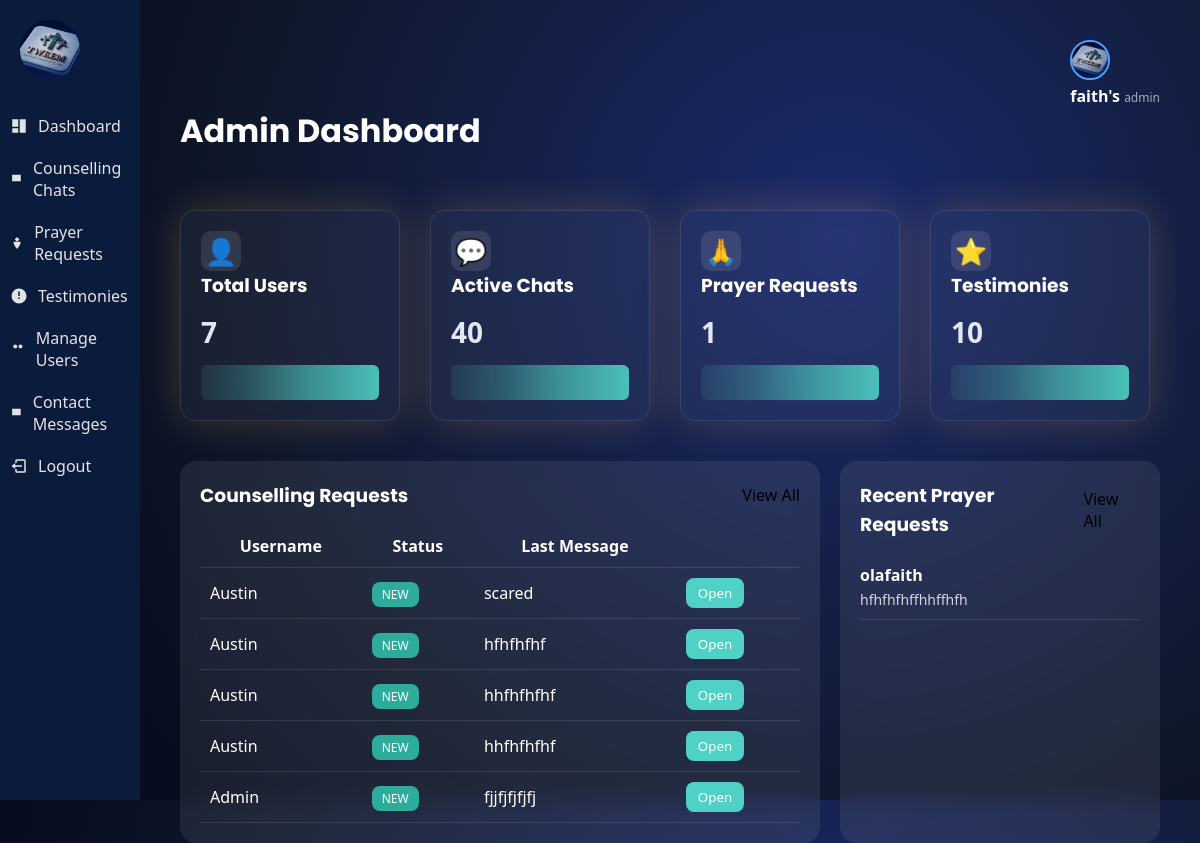
Screenshot of /admin/dashboard (signed in) with the database file from the repository.
### tables this page shows
CREATE TABLE users (
            id INTEGER PRIMARY KEY AUTOINCREMENT,
            name TEXT NOT NULL,
            email TEXT UNIQUE NOT NULL,
            password TEXT NOT NULL
        , role TEXT DEFAULT 'user', profile_pic TEXT, is_verified INTEGER DEFAULT 0, status TEXT DEFAULT 'active', warning TEXT DEFAULT '', reset_token TEXT);

CREATE TABLE counselor_chats (
    id INTEGER PRIMARY KEY AUTOINCREMENT,
    username TEXT,
    sender TEXT,
    message TEXT,
    created_at TIMESTAMP DEFAULT CURRENT_TIMESTAMP
);

CREATE TABLE prayer_requests (
            id INTEGER PRIMARY KEY AUTOINCREMENT,
            user_id INTEGER,
            type TEXT,
            content TEXT,
            visibility TEXT,
            created_at TIMESTAMP DEFAULT CURRENT_TIMESTAMP, username TEXT, Request TEXT, response TEXT, status TEXT DEFAULT 'pending',
            FOREIGN KEY(user_id) REFERENCES users(id)
        );

### app.py (the view)
@app.route("/admin/dashboard")
def admin_dashboard():
    if session.get("role") != "admin":
        return "Access denied"
    conn = sqlite3.connect("database.db")
    conn.row_factory = sqlite3.Row
    cursor = conn.cursor()
    cursor.execute("SELECT COUNT(*) FROM users")
    users = cursor.fetchone()[0]
    cursor.execute("SELECT COUNT(*) FROM counselor_chats")
    chats = cursor.fetchone()[0]
    cursor.execute("SELECT COUNT(*) FROM prayer_requests")
    prayers = cursor.fetchone()[0]
    cursor.execute("SELECT COUNT(*) FROM testimonies")
    testimonies = cursor.fetchone()[0]
    cursor.execute("""
        SELECT username, message
        FROM counselor_chats
        ORDER BY id DESC
        LIMIT 5
    """)
    recent_chats = cursor.fetchall()
    cursor.execute("""
        SELECT username, request
        FROM prayer_requests
        ORDER BY id DESC
        LIMIT 5
        """)
    recent_prayers = cursor.fetchall()
    conn.close()
    return render_template(
        "admin_dashboard.html",
        users=users,
        chats=chats,
        prayers=prayers,
        testimonies=testimonies,
        recent_chats=recent_chats,
        recent_prayers=recent_prayers
    )

### app.py (called while the page is built)
@app.context_processor
def inject_user():
    if "user_id" in session:
        conn = sqlite3.connect("database.db")
        conn.row_factory = sqlite3.Row
        cursor = conn.cursor()
        cursor.execute("SELECT * FROM users WHERE id=?", (session["user_id"],))
        user = cursor.fetchone()
        conn.close()
        return dict(user=user)
    return dict(user=None)

### templates/admin_dashboard.html (shortened to what this page needs)
{% extends "layout.html" %}
{% block content %}
<h1>Admin Dashboard</h1>
<div class="analytics-cards">
<div class="card">
<div class="card-top">
<span class="icon">👤</span>
</div>
<h3>Total Users</h3>
<p>{{ users }}</p>
<div class="mini-graph"></div>
</div>
<div class="card">
<div class="card-top">
<span class="icon">💬</span>
</div>
<h3>Active Chats</h3>
<p>{{ chats }}</p>
<div class="mini-graph"></div>
</div>
<div class="card">
<div class="card-top">
<span class="icon">🙏</span>
</div>
<h3>Prayer Requests</h3>
<p>{{ prayers }}</p>
<div class="mini-graph"></div>
</div>
<div class="card">
<div class="card-top">
<span class="icon">⭐</span>
</div>
<h3>Testimonies</h3>
<p>{{ testimonies }}</p>
<div class="mini-graph"></div>
</div>
</div>
<div class="dashboard-panels">
<div class="dashboard-card">
<div class="card-header">
<h3>Counselling Requests</h3>
<a href="/admin/chats">View All</a>
</div>
<table class="dashboard-table">
<tr>
<th>Username</th>
<th>Status</th>
<th>Last Message</th>
<th></th>
</tr>
{% for chat in recent_chats %}
<tr>
<td>{{ chat["username"] }}</td>
<td>
<span class="status new">NEW</span>
</td>
<td>{{ chat["message"] }}</td>
<td>
<a href="/admin/chat/{{ chat['username'] }}">
<button class="open-btn">Open</button>
</a>
</td>
</tr>
{% endfor %}
</table>
</div>
<div class="dashboard-card">
<div class="card-header">
<h3>Recent Prayer Requests</h3>
<a href="/admin/prayers">View All</a>
</div>
<ul class="prayer-list">
{% for prayer in recent_prayers %}
<li>
<strong>{{ prayer["username"] }}</strong>
<p>{{ prayer["request"] }}</p>
</li>
{% endfor %}
</ul>
</div>
</div>
{% endblock %}

### templates/layout.html (shortened to what this page needs)
<!DOCTYPE html>
<html lang="en">
<head>
    <link rel="stylesheet" href="{{ url_for('static', filename='css/style.css') }}">
</head>
<body class="light">
<div class="app">
    <aside class="sidebar" id="sidebar">
        <div class="logo" onclick="toggleSidebar()">
            <img src="{{ url_for('static', filename='images/Tweem logo.jpg') }}" class="app-logo">
        </div>
        <nav class="menu">
            {% if session.get("role") == "admin" %}
            <a href="/admin/dashboard">
                <svg><use href="#icon-dashboard"/></svg>
                Dashboard
            </a>
            <a href="/admin/chats">
                <svg><use href="#icon-chat"/></svg>
                Counselling Chats
            </a>
            <a href="/admin/prayers">
                <svg><use href="#icon-prayer"/></svg>
                Prayer Requests
            </a>
            <a href="/admin/testimonies">
                <svg><use href="#icon-testimony"/></svg>
                Testimonies
            </a>
            <a href="/admin/users">
                <svg><use href="#icon-users"/></svg>
                Manage Users
            </a>
            <a href="/admin/contacts">
                <svg><use href="#icon-chat"/></svg>
                Contact Messages
            </a>
            {% endif %}
            <a href="/logout">
                <svg><use href="#icon-logout"/></svg>
                Logout
            </a>
        </nav>
    </aside>
    <main class="content" id="content">
       <header class="topbar">
<div class="topbar-right">
<div class="topbar-right">
    <div class="admin-profile">
        <div class="profile-dropdown">
            <img
            src="{{ url_for('static', filename='uploads/' + user['profile_pic']) if user is defined and user['profile_pic'] else url_for('static', filename='logo.jpg') }}"
            class="profile-img"
            >
        <div class="admin-info">
            <span class="admin-name">{{ session.get("user_name", "User") }}</span>
            <span class="admin-role">{{ session.get("role", "Member") }}</span>
        </div>
</div>
</div>
</header>
        {% block content %}{% endblock %}
    </main>
</div>
</body>
</html>

### static/css/style.css (style rules this page uses)
* { margin: 0; padding: 0; box-sizing: border-box; font-family: 'Segoe UI', sans-serif; }
body, .sidebar, .content, .card, .bible-card { transition: background 0.4s ease, color 0.4s ease, width 0.35s ease, opacity 0.3s ease, transform 0.3s ease; }
body { font-family: 'Nunito', sans-serif; }
h1, h2, h3 { font-family: 'Poppins', sans-serif; }
body { min-height: 100vh; background: radial-gradient(circle at 70% 30%, #1b2a6b, #0f172a 60%, #020617 100%); color: white; overflow-x: hidden; transition: 0.3s ease; }
body::before { content: ""; position: fixed; width: 100%; height: 100%; background: url("https://www.transparenttextures.com/patterns/stardust.png"); opacity: 0.15; z-index: -1; }
.app { display: flex; height: 100vh; }
.sidebar { width: 250px; background: #0b1b3b; color: white; transition: width 0.35s ease; overflow: hidden; position: relative; }
.menu a { padding: 15px 20px; color: white; text-decoration: none; transition: opacity 0.3s ease, transform 0.3s ease, background 0.3s ease; }
.content { flex: 1; padding: 30px; transition: opacity 0.3s ease; }
body { transition: background 0.4s ease, color 0.4s ease; }
.menu { display: flex; flex-direction: column; }
.menu a { padding: 15px 20px; color: white; text-decoration: none; transition: 0.3s ease; }
.content { flex: 1; padding: 40px; position: relative; }
.card { background: rgba(255, 255, 255, 0.05); backdrop-filter: blur(20px); border: 1px solid rgba(255, 255, 255, 0.1); border-radius: 16px; padding: 30px; margin-top: 30px; width: 70%; box-shadow: 0 0 40px rgba(255, 200, 100, 0.2); }
.card p { line-height: 1.6; color: #e2e8f0; }
.topbar { display: flex; justify-content: flex-end; }
a { text-decoration: none; color: black; }
button { background-color: black; color: white; border: none; padding: 4px 16px; cursor: pointer; }
.analytics-cards { display:grid; grid-template-columns:repeat(auto-fit,minmax(230px,1fr)); gap:20px; margin-top:25px; width:100%; max-width:1100px; }
.card { background:rgba(255,255,255,0.08); padding:20px; border-radius:12px; width:220px; backdrop-filter:blur(8px); color:white; }
.card h3 { margin-bottom:10px; }
.card p { font-size:28px; font-weight:bold; }
.card-top { display:flex; align-items:center; gap:10px; }
.icon { font-size:26px; }
.mini-graph { height:35px; margin-top:10px; border-radius:6px; background:linear-gradient( 90deg, rgba(79,209,197,0.1) 0%, rgba(79,209,197,0.3) 30%, rgba(79,209,197,0.6) 60%, rgba(79,209,197,0.9) 100% ); }
.dashboard-panels { display:grid; grid-template-columns:2fr 1fr; gap:20px; margin-top:40px; }
.dashboard-card { background:rgba(255,255,255,0.08); border-radius:16px; padding:20px; backdrop-filter:blur(10px); }
.card-header { display:flex; justify-content:space-between; align-items:center; margin-bottom:15px; }
.dashboard-table { width:100%; border-collapse:collapse; }
.dashboard-table th, .dashboard-table td { padding:10px; border-bottom:1px solid rgba(255,255,255,0.1); }
.prayer-list { list-style:none; padding:0; }
.prayer-list li { padding:10px 0; border-bottom:1px solid rgba(255,255,255,0.1); }
.status { padding:4px 10px; border-radius:8px; font-size:12px; }
.status.new { background:#2dac9b; color:white; }
.open-btn { background:#4fd1c5; border:none; padding:6px 12px; border-radius:8px; cursor:pointer; }
.prayer-list p { font-size:14px; opacity:0.8; margin-top:4px; }
.topbar-right { display: flex; justify-content: flex-end; }
.admin-profile { display: flex; align-items: center; gap: 10px; }
.profile-img { width: 40px; height: 40px; border-radius: 50%; object-fit: cover; cursor: pointer; border: 2px solid #4da3ff; }
.profile-dropdown { position: relative; }
.admin-name { font-weight: bold; }
.admin-role { font-size: 12px; color: #aaa; }
.icon { width: 28px; height: 28px; animation: wave 1.5s infinite; }
.reply-card, .card { background: rgba(255,255,255,0.05); padding: 20px; border-radius: 15px; transition: 0.3s; }
.icon { width:40px; height:40px; display:flex; align-items:center; justify-content:center; background:rgba(255,255,255,0.1); border-radius:10px; margin-right:15px; }
.app-logo { width: 100px; height: 100px; object-fit: contain; padding: 20px; border-radius: 12px; border-radius: 50%; object-fit: cover; cursor: pointer; transition: 0.3s; }
.menu a { display: flex; align-items: center; gap: 10px; padding: 10px; text-decoration: none; color: #e4e3e3; }
.menu svg { width: 18px; height: 18px; fill: currentColor; }

### rows the page displays
users: get "faith's"
counselor_chats: username "Austin", message "scared"
counselor_chats: username "Austin", message "hfhfhfhf"
counselor_chats: username "Austin", message "hhfhfhfhf"
counselor_chats: username "Austin", message "hhfhfhfhf"
counselor_chats: username "Admin", message "fjjfjfjfjfj"
prayer_requests: username "olafaith", request "hfhfhfhffhhffhfh"

### other values shown
{{ session.get("role", "Member") }} "admin"
{{ users }} "7"
{{ chats }} "40"
{{ prayers }} "1"
{{ testimonies }} "10"
